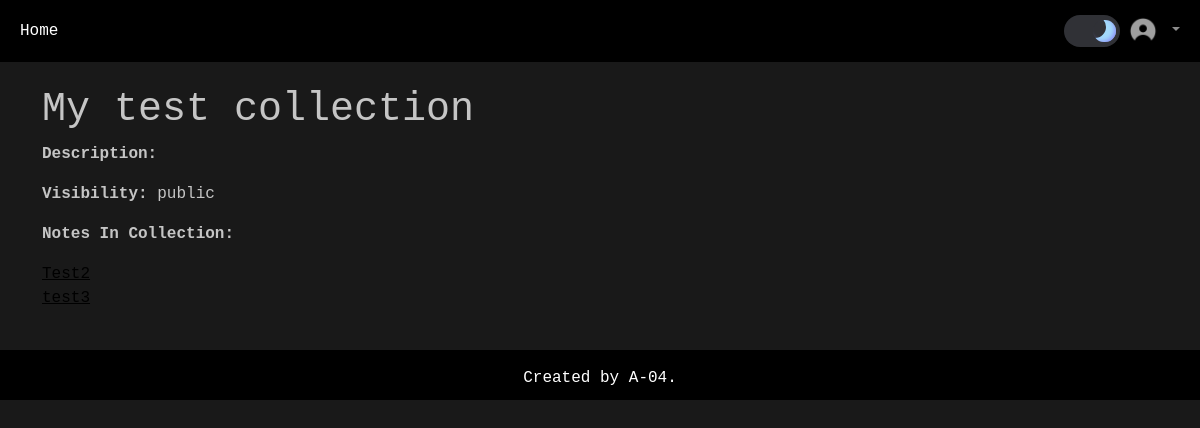
The app's page /view_full_collection/1/ with its own data.
### notes_app/models.py (models this page shows, shortened)
class Collection(models.Model):
    title = models.CharField(max_length=255, unique=True)
    description = models.TextField(blank=True)
    VISIBILITY_CHOICES = [
        ("public", "Public"), #public = database value, Public = human-readable value
        ("private", "Private"),
    ]
    visibility = models.CharField(max_length=10, choices=VISIBILITY_CHOICES, default="public")
    created_by = models.ForeignKey(User, on_delete=models.CASCADE)  # User refers to the auth_user table
    created_at = models.DateTimeField(auto_now_add=True)
    is_requested = models.BooleanField(default=False)

class Note(models.Model):
    title = models.CharField(max_length=255, unique=True)
    description = models.TextField(blank=True)
    course_name = models.CharField(max_length=100)
    professor = models.CharField(max_length=100, blank=True)
    semester = models.CharField(max_length=20, blank=True)
    created_by = models.ForeignKey(User, on_delete=models.CASCADE)  # User refers to the auth_user table
    created_at = models.DateTimeField(auto_now_add=True)
    uploaded_at = models.DateTimeField(auto_now_add=True)
    VISIBILITY_CHOICES = [
        ("public", "Public"), #public = database value, Public = human-readable value
        ("private", "Private"),
    ]
    visibility = models.CharField(max_length=10, choices=VISIBILITY_CHOICES, default="public") #private = in private collection
    is_requested = models.BooleanField(default=False)

### notes_app/views.py (the view)
# urls.py: path("view_full_collection/<int:collection_id>/", views.view_full_collection, name="view_full_collection"),
def view_full_collection(request, collection_id):
    collection = get_object_or_404(Collection, pk=collection_id)
    private_collection_patrons = []
    objects = PrivateCollectionPatron.objects.filter(collection_id=collection_id)
    for object in objects:
        private_collection_patrons.append(object.patron)
    librarians = []
    for user in User.objects.all():
        if Group.objects.get(name="Librarians") in user.groups.all():
            librarians.append(user)
    collection_notes = []
    collection_items = CollectionItem.objects.filter(collection_id=collection_id)
    for item in collection_items:
        collection_notes.append(item.note)
    return render(request, "notes_app/view_full_collection.html", context={'collection': collection, 'private_collection_patrons': private_collection_patrons, 'librarians': librarians, 'collection_notes': collection_notes})

### notes_app/templates/notes_app/view_full_collection.html (shortened to what this page needs)
{% extends 'base.html' %}
{% block content %}
    <div class="container mt-4">
        <h1>{{collection.title}}</h1>
        <p><strong>Description: </strong>{{collection.description}}</p>
        <p><strong>Visibility: </strong>{{collection.visibility}}</p>
        <p>
            <p><strong>Notes In Collection:</strong></p>
            {% for note in collection_notes %}
                <a href="{% url 'notes_app:view_full_note' note.id %}" target="_blank">
                    <u>{{ note.title }}</u>
                </a>
                <br>
            {% endfor %}
        </p>
    </div>
    <br>
{% endblock %}

### notes_app/static/notes_app/css/default_style.css (style rules this page uses)
.dark { --background-color: rgb(25, 25, 25); --text-color: rgb(255, 255, 255, .75); --seperator-color: #949494; --navbar-footer-color: black; --navbar-footer-text-color: white; }
:root { --width-of-switch: 3.5em; --height-of-switch: 2em; --size-of-icon: 1.4em; --slider-offset:0.3em; }
body, html { background-color:var(--background-color); color: var(--text-color); font-family: 'Anonymous Pro', monospace; width:100%; height:100%; overflow-x:hidden; transition: background-color 0.3s ease, color 0.3s ease; }
a { text-decoration: none; color:var(--navbar-footer-color); }

### records on screen
Collection: title "My test collection", visibility "public"
Note: title "Test2"
Note: title "test3"
